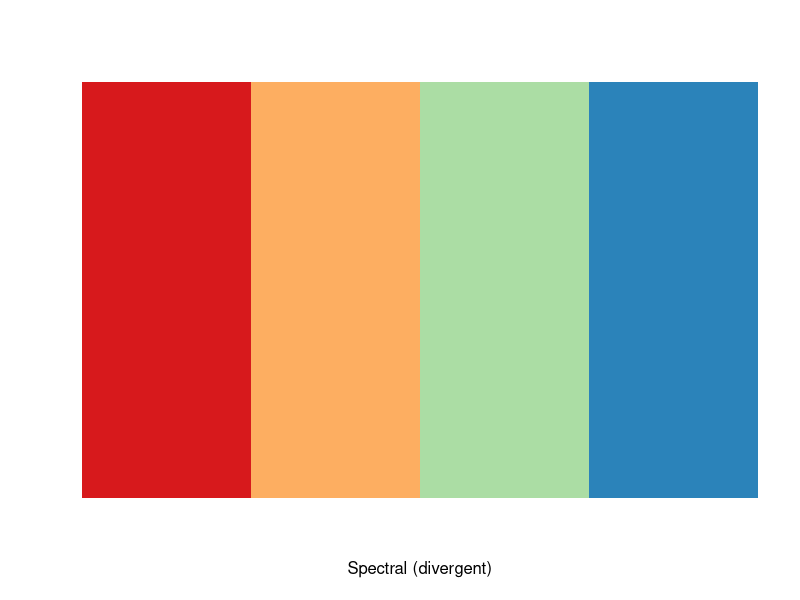
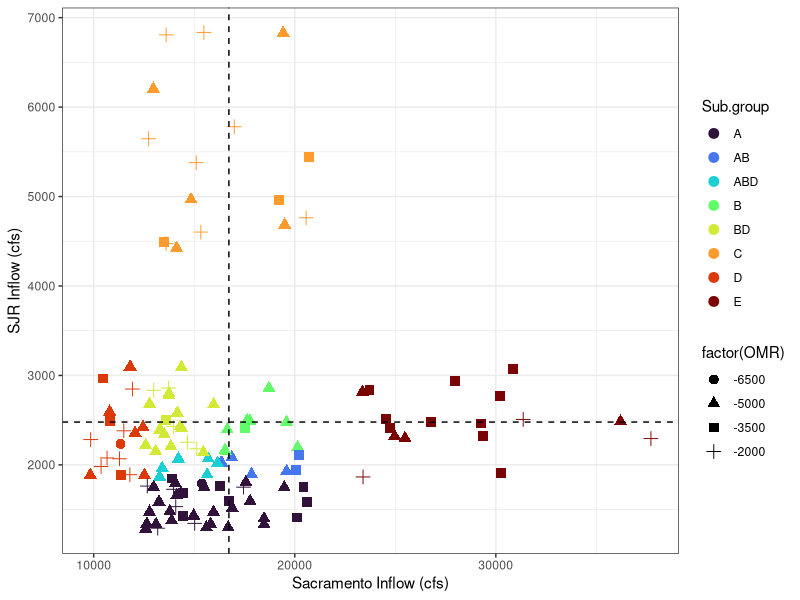

Recreate these plots in R, in order. (Note: this script raises an error after producing the figures.)
rm(list=ls())

#library("epanetReader")
library("car")
library("dplyr")

##################################################
#ZOI.dat <- read.inp("hydro_echo_NAA_20220624.inp")
#str(ZOI.dat)



##################################################
library("RColorBrewer")
display.brewer.pal(4, "Spectral")
brewer.pal(4, "Spectral")

flow.dat <- read.csv("data_inflow/Inflow.csv")
flow.dat <- transform(flow.dat, bg.col = ifelse(OMR < -6000, "#D7191C95", ifelse(OMR < -4900 & OMR >-6000, "#FDAE6195", ifelse(OMR > -2200, "#2B83BA95", "#ABDDA495"))))
flow.dat <- transform(flow.dat, bg.col = as.character(bg.col))

flow.dat[1:50,]
flow.dat[400:500,]

head(flow.dat)
unique(flow.dat$OMR)

############### Quantile Subset ##############

flow.dat <- read.csv("data_inflow/Inflow.csv")
flow.months <- flow.dat %>%
  dplyr::filter(Month %in% c(12, 1, 2, 3, 4, 5, 6))

###############

Sac.quant <- quantile(flow.months$Sac.cfs, probs = c(0.25, 0.5, 0.75))
Sjr.quant <- quantile(flow.months$SJR.cfs, probs = c(0.25, 0.5, 0.75))
# Sac.quant <- quantile(flow.dat$Sac.cfs, probs = c(0.2, 0.5, 0.8))
# Sjr.quant <- quantile(flow.dat$SJR.cfs, probs = c(0.2, 0.5, 0.8))

Flow.subset <- transform(flow.months, Sub.group = ifelse(Sac.cfs <=  1.25*Sac.quant[[2]] &
                                                        Sac.cfs >=  0.75*Sac.quant[[2]] &
                                                        SJR.cfs <= 1.25*Sjr.quant[[1]] &
                                                        SJR.cfs >= 0.75*Sjr.quant[[1]], "A",
                                                      ifelse(Sac.cfs <=  1.25*Sac.quant[[2]] &
                                                               Sac.cfs >=  0.75*Sac.quant[[2]] &
                                                               SJR.cfs <= 1.25*Sjr.quant[[2]] &
                                                               SJR.cfs >= 0.75*Sjr.quant[[2]], "B",
                                                             ifelse(Sac.cfs <=  1.25*Sac.quant[[2]] &
                                                                      Sac.cfs >=  0.75*Sac.quant[[2]] &
                                                                      SJR.cfs <= 1.25*Sjr.quant[[3]] &
                                                                      SJR.cfs >= 0.75*Sjr.quant[[3]], "C",
                                                                    ifelse(SJR.cfs <=  1.25*Sjr.quant[[2]] &
                                                                             SJR.cfs >=  0.75*Sjr.quant[[2]] &
                                                                             Sac.cfs <= 1.25*Sac.quant[[1]] &
                                                                             Sac.cfs >= 0.75*Sac.quant[[1]], "D",
                                                                           ifelse(SJR.cfs <=  1.25*Sjr.quant[[2]] &
                                                                                    SJR.cfs >=  0.75*Sjr.quant[[2]] &
                                                                                    Sac.cfs <= 1.25*Sac.quant[[3]] &
                                                                                    Sac.cfs >= 0.75*Sac.quant[[3]], "E", "F"))))))

Flow.subset <- subset(Flow.subset, Sub.group != "F")
nrow(Flow.subset)



# Subset to multiple groups
Flow.subset <- flow.months %>%
  mutate(A = ifelse(Sac.cfs <=  1.25*Sac.quant[[2]] &
                      Sac.cfs >=  0.75*Sac.quant[[2]] &
                      SJR.cfs <= 1.25*Sjr.quant[[1]] &
                      SJR.cfs >= 0.75*Sjr.quant[[1]], "A", ""),
          B =  ifelse(Sac.cfs <=  1.25*Sac.quant[[2]] &
                        Sac.cfs >=  0.75*Sac.quant[[2]] &
                        SJR.cfs <= 1.25*Sjr.quant[[2]] &
                        SJR.cfs >= 0.75*Sjr.quant[[2]], "B", ""),
          C = ifelse(Sac.cfs <=  1.25*Sac.quant[[2]] &
                    Sac.cfs >=  0.75*Sac.quant[[2]] &
                    SJR.cfs <= 1.25*Sjr.quant[[3]] &
                    SJR.cfs >= 0.75*Sjr.quant[[3]], "C", ""),
          D = ifelse(SJR.cfs <=  1.25*Sjr.quant[[2]] &
                           SJR.cfs >=  0.75*Sjr.quant[[2]] &
                           Sac.cfs <= 1.25*Sac.quant[[1]] &
                           Sac.cfs >= 0.75*Sac.quant[[1]], "D", ""),
           E = ifelse(SJR.cfs <=  1.25*Sjr.quant[[2]] &
                                  SJR.cfs >=  0.75*Sjr.quant[[2]] &
                                  Sac.cfs <= 1.25*Sac.quant[[3]] &
                                  Sac.cfs >= 0.75*Sac.quant[[3]], "E", "")
         ) %>%
  mutate(Sub.group = paste0(A, B, C, D, E)) %>%
  filter(Sub.group != "") %>%
  select(-A, -B, -C, -D, -E) %>%
  arrange(OMR)

### Summarize counts of OMR across groups ###

Flow.sum <- Flow.subset %>%
  group_by(OMR, Sub.group) %>%
  summarise(Count = length(OMR)) %>%
  as.data.frame(Flow.sum)

Flow.sum
# readr::write_csv(Flow.subset, "flow.subset.table.csv")
# readr::write_csv(Flow.sum, "flow.summary.table.csv")

## Added: plot the subsetted data to check -----------------------------------
library(ggplot2)
library(viridis)

(plot.subsetted <- ggplot(Flow.subset) +
  geom_point(aes(x = Sac.cfs, y = SJR.cfs, color = Sub.group, shape = factor(OMR)), size = 3) +
  geom_vline(xintercept = Sac.quant[[2]], linetype = "dashed") +
  geom_hline(yintercept = Sjr.quant[[2]], linetype = "dashed") +
  labs(x = "Sacramento Inflow (cfs)", y = "SJR Inflow (cfs)") +
  scale_color_viridis(option = "turbo", discrete = TRUE) +
  theme_bw())

# png(filename = here::here("figures", "plot_subsetteddata_quantiles.png"),
#     width = 7, height = 5, units = "in",
#     pointsize = 12, family = "sans", res = 300)
# plot.subsetted
# dev.off()


# -----------------------------------------------------------------




### Alternatively subset Directly ##
Flow.subset <- subset(flow.dat, Sac.cfs <=  1.2*Sac.quant[[2]] &
                        Sac.cfs >=  0.8*Sac.quant[[2]] &
                        SJR.cfs <= 1.2*Sjr.quant[[1]] &
                        SJR.cfs >= 0.8*Sjr.quant[[1]] |

                        Sac.cfs <=  1.2*Sac.quant[[2]] &
                        Sac.cfs >=  0.8*Sac.quant[[2]] &
                        SJR.cfs <= 1.2*Sjr.quant[[2]] &
                        SJR.cfs >= 0.8*Sjr.quant[[2]] |

                        Sac.cfs <=  1.2*Sac.quant[[2]] &
                        Sac.cfs >=  0.8*Sac.quant[[2]] &
                        SJR.cfs <= 1.2*Sjr.quant[[3]] &
                        SJR.cfs >= 0.8*Sjr.quant[[3]] |

                        SJR.cfs <=  1.2*Sjr.quant[[2]] &
                        SJR.cfs >=  0.8*Sjr.quant[[2]] &
                        Sac.cfs <= 1.2*Sac.quant[[1]] &
                        Sac.cfs >= 0.8*Sac.quant[[1]] |

                        SJR.cfs <=  1.2*Sjr.quant[[2]] &
                        SJR.cfs >=  0.8*Sjr.quant[[2]] &
                        Sac.cfs <= 1.2*Sac.quant[[3]] &
                        Sac.cfs >= 0.8*Sac.quant[[3]])

nrow(Flow.subset)


########################################################
################## Quantile Plot #######################
########################################################

jpeg(filename = "figures/Quantile_subset.jpg", height=7.5, width = 5.5, units="in", bg="white", res=500)

par(mfrow=c(2,1), oma=c(3.25, 3.75, 0.5, 1), mar=c(0.25, 0.75, 0.25, 0.25), bty="l")

plot(flow.dat$Sac.cfs, flow.dat$SJR.cfs, pch=21, lwd=0.25, bg=flow.dat$bg.col, cex=1.2, xlim=c(5000, 80000), ylim=c(0, 20000), las=1, xlab="", ylab="", axes=FALSE, frame=TRUE)
axis(1, at = c(20000, 40000, 60000, 80000), labels=FALSE)
axis(2, at = c(0, 5000, 10000, 15000, 20000), las=1)

polygon(c(0.8*Sac.quant[[2]], 1.2*Sac.quant[[2]], 1.2*Sac.quant[[2]], 0.8*Sac.quant[[2]]),
        c(0.8*Sjr.quant[[2]], 0.8*Sjr.quant[[2]], 1.2*Sjr.quant[[2]], 1.2*Sjr.quant[[2]]), lty=2, border="navy")

polygon(c(0.8*Sac.quant[[2]], 1.2*Sac.quant[[2]], 1.2*Sac.quant[[2]], 0.8*Sac.quant[[2]]),
        c(0.8*Sjr.quant[[1]], 0.8*Sjr.quant[[1]], 1.2*Sjr.quant[[1]], 1.2*Sjr.quant[[1]]), lty=2, border="navy")

polygon(c(0.8*Sac.quant[[2]], 1.2*Sac.quant[[2]], 1.2*Sac.quant[[2]], 0.8*Sac.quant[[2]]),
        c(0.8*Sjr.quant[[3]], 0.8*Sjr.quant[[3]], 1.2*Sjr.quant[[3]], 1.2*Sjr.quant[[3]]), lty=2, border="navy")


#Sac quantiles
lines(c(Sac.quant[[2]], Sac.quant[[2]]), c(0, 20000), lty=2, lwd=0.8, col="black")
#SJR quantiles
lines(c(0, 90000), c(Sjr.quant[[2]], Sjr.quant[[2]]), lty=2, lwd=0.8, col="black")

points(c(70000, 70000, 70000, 70000), c(20000, 19250, 18500, 17750), pch=21, lwd=0.5, bg=c("#D7191C", "#FDAE61", "#ABDDA4", "#2B83BA"))
text(c(70000, 70000, 70000, 70000), c(20000, 19250, 18500, 17750), labels=c("-6,500", "-5,000", "-3,500", "-2,000"), pos=4, cex=0.75)

mtext(2, text="San Joaquin Inflow (cfs)", line=3.5)

plot(flow.dat$Sac.cfs, flow.dat$SJR.cfs, pch=21, lwd=0.25, bg=flow.dat$bg.col, cex=1.2, xlim=c(5000, 80000), ylim=c(0, 20000), las=1, xlab="", ylab="", axes=FALSE, frame=TRUE)
axis(1, at = c(20000, 40000, 60000, 80000))
axis(2, at = c(0, 5000, 10000, 15000, 20000), las=1)

polygon(c(0.8*Sac.quant[[2]], 1.2*Sac.quant[[2]], 1.2*Sac.quant[[2]], 0.8*Sac.quant[[2]]),
        c(0.8*Sjr.quant[[2]], 0.8*Sjr.quant[[2]], 1.2*Sjr.quant[[2]], 1.2*Sjr.quant[[2]]), lty=2, border="navy")

polygon(c(0.8*Sac.quant[[1]], 1.2*Sac.quant[[1]], 1.2*Sac.quant[[1]], 0.8*Sac.quant[[1]]),
        c(0.8*Sjr.quant[[2]], 0.8*Sjr.quant[[2]], 1.2*Sjr.quant[[2]], 1.2*Sjr.quant[[2]]), lty=2, border="navy")

polygon(c(0.8*Sac.quant[[3]], 1.2*Sac.quant[[3]], 1.2*Sac.quant[[3]], 0.8*Sac.quant[[3]]),
        c(0.8*Sjr.quant[[2]], 0.8*Sjr.quant[[2]], 1.2*Sjr.quant[[2]], 1.2*Sjr.quant[[2]]), lty=2, border="navy")


#Sac quantiles
lines(c(Sac.quant[[2]], Sac.quant[[2]]), c(0, 20000), lty=2, lwd=0.8, col="black")
#SJR quantiles
lines(c(0, 90000), c(Sjr.quant[[2]], Sjr.quant[[2]]), lty=2, lwd=0.8, col="black")


mtext(1, text="Sacramento Inflow (cfs)", line=2.25)
mtext(2, text="San Joaquin Inflow (cfs)", line=3.5)

dev.off()



############# OMR Frequency ################

flow.sum <- flow.dat %>%
  group_by(OMR) %>%
  summarise(tot.count = length(OMR)) %>%
  as.data.frame(flow.sum)

flow.sum

################# Quantiles and plot ##################

Sac.quant <- quantile(flow.dat$Sac.cfs, probs = c(0.25, 0.5, 0.75))
Sjr.quant <- quantile(flow.dat$SJR.cfs, probs = c(0.25, 0.5, 0.75))


jpeg(filename = "Sac_SJR_Inflow.jpg", heigh=5, width = 7, units="in", bg="white", res=500)

par(mfrow=c(1,1), oma=c(3.25, 3.75, 0.5, 0.5), mar=c(0.25, 0.75, 0.5, 0.25), bty="l")

plot(flow.dat$Sac.cfs, flow.dat$SJR.cfs, pch=21, lwd=0.25, bg=flow.dat$bg.col, cex=1.2, xlim=c(5000, 80000), ylim=c(0, 20000), las=1, xlab="", ylab="")
par(new=TRUE)
dataEllipse(flow.dat$Sac.cfs, flow.dat$SJR.cfs, levels=c(0.25, 0.5, 0.75), center.cex = 0.5, ellipse.label = c(0.25, 0.5, 0.75), plot.points=FALSE, xlim=c(5000, 80000), ylim=c(0, 20000), las=1, xlab="", ylab="", col="black", lwd=0.8)

#Sac quantiles
lines(c(Sac.quant[[1]], Sac.quant[[1]]), c(0, 20000), lty=2, lwd=0.8, col="black")
lines(c(Sac.quant[[2]], Sac.quant[[2]]), c(0, 20000), lty=2, lwd=0.8, col="black")
lines(c(Sac.quant[[3]], Sac.quant[[3]]), c(0, 20000), lty=2, lwd=0.8, col="black")

#SJR quantiles
lines(c(0, 90000), c(Sjr.quant[[1]], Sjr.quant[[1]]), lty=2, lwd=0.8, col="black")
lines(c(0, 90000), c(Sjr.quant[[2]], Sjr.quant[[2]]), lty=2, lwd=0.8, col="black")
lines(c(0, 90000), c(Sjr.quant[[3]], Sjr.quant[[3]]), lty=2, lwd=0.8, col="black")

text(Sac.quant[[1]], Sjr.quant[[1]], labels=expression("25"^"th"), cex=0.75)
text(Sac.quant[[2]], Sjr.quant[[2]], labels=expression("50"^"th"), cex=0.75)
text(Sac.quant[[3]], Sjr.quant[[3]], labels=expression("75"^"th"), cex=0.75)

points(c(75000, 75000, 75000, 75000), c(20000, 19250, 18500, 17750), pch=21, lwd=0.5, bg=c("#D7191C", "#FDAE61", "#ABDDA4", "#2B83BA"))
text(c(75000, 75000, 75000, 75000), c(20000, 19250, 18500, 17750), labels=c("-6,500", "-5,000", "-3,500", "-2,000"), pos=4, cex=0.75)


mtext(1, text="Sacramento Inflow (cfs)", line=2.25)
mtext(2, text="San Joaquin Inflow (cfs)", line=3.5)

dev.off()

###########################################



################# 50th percentile ###################
flow.sub50 <- subset(flow.dat, Sac.cfs <= 1.1*Sac.quant[[2]] &
                       Sac.cfs >= 0.9*Sac.quant[[2]] &
                       SJR.cfs <= 1.1*Sjr.quant[[2]] &
                       SJR.cfs >= 0.9*Sjr.quant[[2]])

flow.sum50 <- flow.sub50 %>%
  group_by(OMR) %>%
  summarise(count = length(OMR)) %>%
  as.data.frame(flow.sum50)

flow.sum50

########## 25th percentile #############
flow.sub25 <- subset(flow.dat, Sac.cfs <= 1.1*Sac.quant[[1]] &
                       Sac.cfs >= 0.9*Sac.quant[[1]] &
                       SJR.cfs <= 1.1*Sjr.quant[[1]] &
                       SJR.cfs >= 0.9*Sjr.quant[[1]])

flow.sum25 <- flow.sub25 %>%
  group_by(OMR) %>%
  summarise(count = length(OMR)) %>%
  as.data.frame(flow.sum25)

flow.sum25


########## 75th percentile #############
flow.sub75 <- subset(flow.dat, Sac.cfs <= 1.1*Sac.quant[[3]] &
                       Sac.cfs >= 0.9*Sac.quant[[3]] &
                       SJR.cfs <= 1.1*Sjr.quant[[3]] &
                       SJR.cfs >= 0.9*Sjr.quant[[3]])

flow.sum75 <- flow.sub75 %>%
  group_by(OMR) %>%
  summarise(count = length(OMR)) %>%
  as.data.frame(flow.sum75)

flow.sum75


#################################################################
############ iterating across different quantiles ###############
#################################################################



quants <- seq(0.15, 0.85, 0.05)

dat.goods <- data.frame(OMR=NA, count = NA, quant = NA)

for(i in 1:length(quants)){
  SJR.Quant <- quantile(flow.dat$SJR.cfs, probs = quants[[i]])
  Sac.Quant <- quantile(flow.dat$Sac.cfs, probs = quants[[i]])

  flow.sub <- subset(flow.dat, Sac.cfs <= 1.15*Sac.Quant &
                       Sac.cfs >= 0.85*Sac.Quant &
                       SJR.cfs <= 1.15*SJR.Quant &
                       SJR.cfs >= 0.85*SJR.Quant)

  sum.flow <- flow.sub %>%
    group_by(OMR) %>%
    summarise(count = length(OMR)) %>%
    as.data.frame(sum.flow)

  sum.flow$quant <- quants[[i]]
  dat.goods <- rbind(dat.goods, sum.flow)
}

dat.goods <- dat.goods[-1,]
dat.goods

dat.goods <- merge(dat.goods, flow.sum, by="OMR", all.x=TRUE)
dat.goods <- transform(dat.goods, perc.rep = (count/tot.count))
dat.goods <- dat.goods[order(dat.goods$quant),]

dat.goods.csv <- write.csv(dat.goods, "quantile_counts.csv", row.names=FALSE)


####################### Quantile Box #######################


jpeg(filename = "Inflow_subset.jpg", heigh=5, width = 7, units="in", bg="white", res=500)

par(mfrow=c(1,1), oma=c(3.25, 3.75, 0.5, 0.5), mar=c(0.25, 0.75, 0.5, 0.25), bty="l")

plot(flow.dat$Sac.cfs, flow.dat$SJR.cfs, pch=21, lwd=0.25, bg=flow.dat$bg.col, cex=1.2, xlim=c(5000, 80000), ylim=c(0, 20000), las=1, xlab="", ylab="")

polygon(c(0.85*Sac.quant[[2]], 1.15*Sac.quant[[2]], 1.15*Sac.quant[[2]], 0.85*Sac.quant[[2]]),
        c(0.85*Sjr.quant[[2]], 0.85*Sjr.quant[[2]], 1.15*Sjr.quant[[2]], 1.15*Sjr.quant[[2]]), lty=2, border="white")


#Sac quantiles
lines(c(Sac.quant[[2]], Sac.quant[[2]]), c(0, 20000), lty=2, lwd=0.8, col="black")
#SJR quantiles
lines(c(0, 90000), c(Sjr.quant[[2]], Sjr.quant[[2]]), lty=2, lwd=0.8, col="black")
#text(Sac.quant[[2]], Sjr.quant[[2]], labels=expression("50"^"th"), cex=0.75)

points(c(75000, 75000, 75000, 75000), c(20000, 19250, 18500, 17750), pch=21, lwd=0.5, bg=c("#D7191C", "#FDAE61", "#ABDDA4", "#2B83BA"))
text(c(75000, 75000, 75000, 75000), c(20000, 19250, 18500, 17750), labels=c("-6,500", "-5,000", "-3,500", "-2,000"), pos=4, cex=0.75)


mtext(1, text="Sacramento Inflow (cfs)", line=2.25)
mtext(2, text="San Joaquin Inflow (cfs)", line=3.5)

dev.off()








